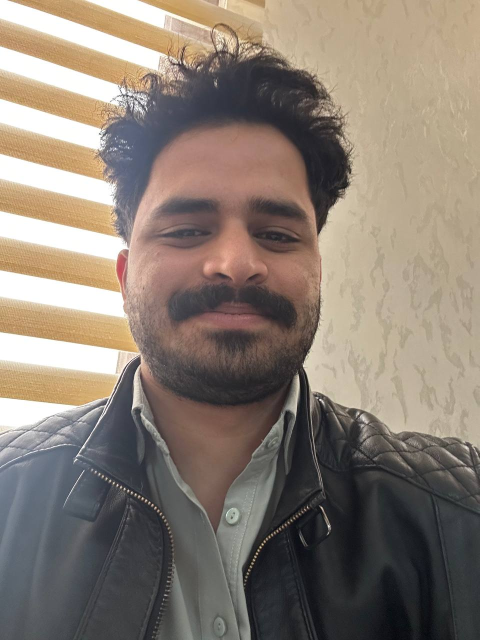
#> input picture Backend/engineers_images/hamid_hamid@gmail.com/hamid_1772007913_0.jpg, 959 x 1280 px, given in place of the camera (shown at 1/2 size)
$ python seocnd.py
#> lines starting #> are read from the running program, lines starting #| are printed output that depends on the picture; after the words box and inside, x2 and y2 are one past the last pixel; in counts of white or black regions, pixels touching at a corner belong together
import cv2
import pickle
import os
import json
import numpy as np


face_cascade=cv2.CascadeClassifier(cv2.data.haarcascades+'haarcascade_frontalface_default.xml')
face_data=[]
face_dir='data/faces'
name_dir='data/names'
os.makedirs(face_dir,exist_ok=True)
os.makedirs(name_dir,exist_ok=True)
face_path=os.path.join(face_dir,'faces.pkl')
namePath=os.path.join(name_dir,'names.pkl')


cap=cv2.VideoCapture(0)
name=input("Enter your Name: ")
#> the answer given: engineers_images/hamid_hamid@gmail.com/hamid_1772007913_0.jpg
while True:
    ret,frame=cap.read()
#> frame is the input picture: shape (1280, 959, 3); mean B, G, R 114.7, 125.6, 137.5
    frame=cv2.flip(frame,1)
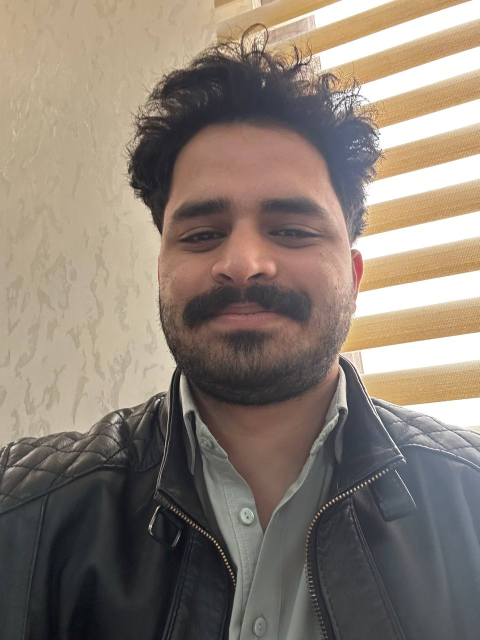
#> frame: shape (1280, 959, 3) (shown at 1/2 size); mean B, G, R 114.7, 125.6, 137.5
    gray=cv2.cvtColor(frame,cv2.COLOR_BGR2GRAY)
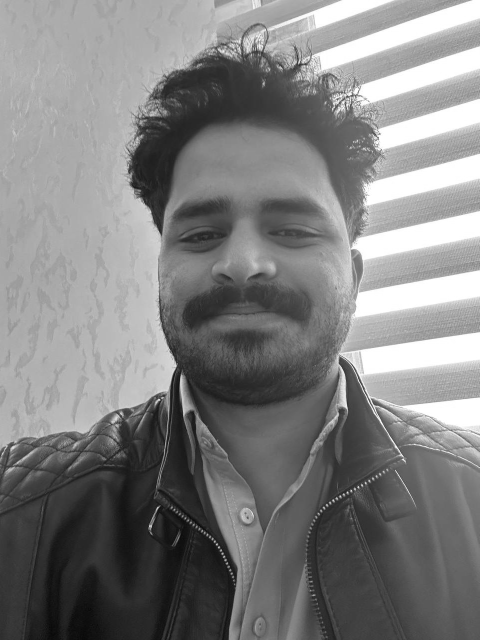
#> gray: shape (1280, 959) (shown at 1/2 size); min 3, max 255, mean 127.9
    faces=face_cascade.detectMultiScale(gray,1.5,5)
#> faces = [[292, 304, 410, 410], [171, 214, 615, 615]]
    for (x,y,w,h) in faces:
        image_file=gray[y:y+h,x:x+w]
        image_resize=cv2.resize(image_file,(50,50))
        face_data.append(image_resize.flatten())
        cv2.rectangle(frame,(x,y),(x+w,y+h),(0,255,0),2)
        cv2.putText(frame,f'{name}',(x,y-5),cv2.FONT_HERSHEY_SIMPLEX,0.5,(0,255,0),1)
#> this loop made 2 passes
#> pass 1, `image_file=gray[y:y+h,x:x+w]`:
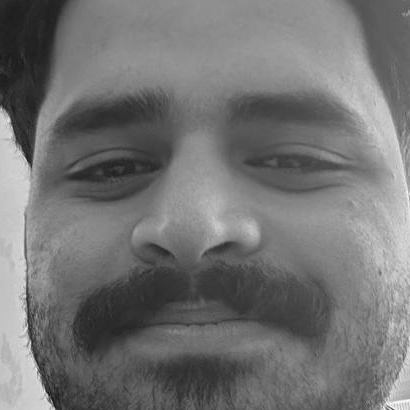
#> image_file: shape (410, 410); min 23, max 252, mean 115.1
#> pass 1, `image_resize=cv2.resize(image_file,(50,50))`:
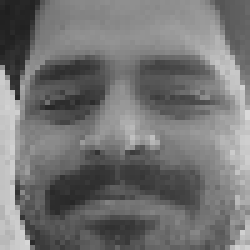
#> image_resize: shape (50, 50) (shown 5 times larger); min 31, max 216, mean 115
#> pass 2, `image_file=gray[y:y+h,x:x+w]`:
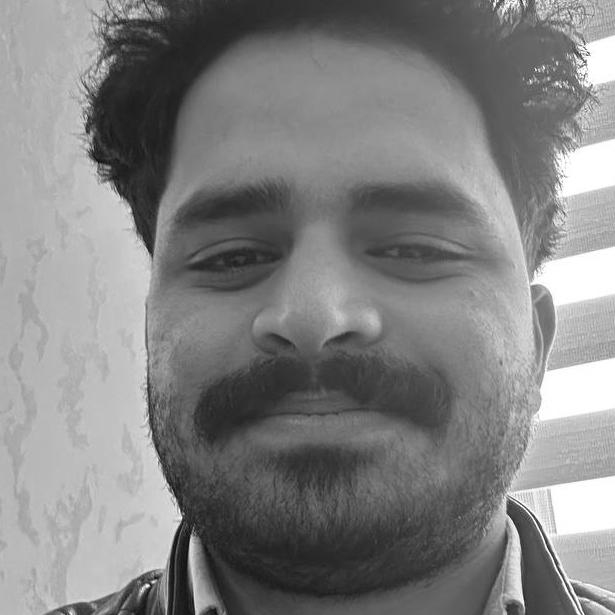
#> image_file: shape (615, 615); min 7, max 255, mean 130
#> pass 2, `image_resize=cv2.resize(image_file,(50,50))`:
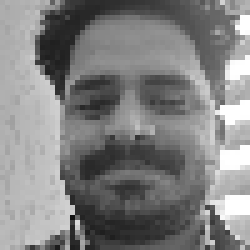
#> image_resize: shape (50, 50) (shown 5 times larger); min 18, max 255, mean 129.7
#> after the loop:
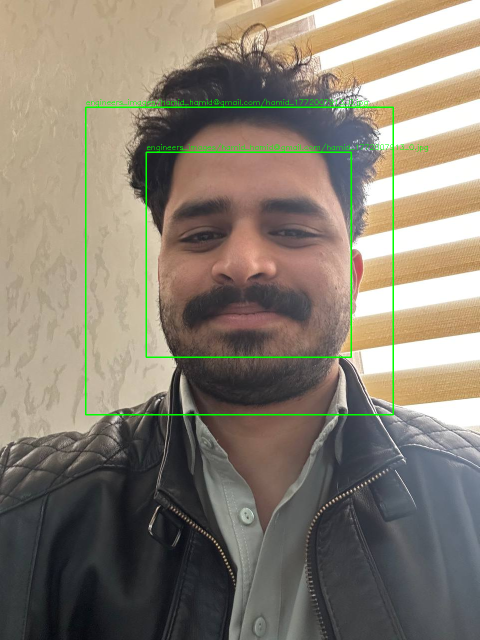
#> frame: shape (1280, 959, 3) (shown at 1/2 size); 1.2% of pixels changed, all inside (x1, y1, x2, y2) = (170, 197, 856, 831)
#> after the loop, face_data = 2 items
    cv2.imshow('frame',frame)
    key=cv2.waitKey(1) & 0XFF
#> (key q is pressed here)
    if key==ord('q'):
        break
cap.release()
cv2.destroyAllWindows()

FaceData=np.array(face_data)
if os.path.join(namePath):
#> (the run stopped early here; a loop or call above may not have finished)

$ run again, on Backend/engineers_images/hamid_hamid@gmail.com/hamid_1772007916_1.jpg
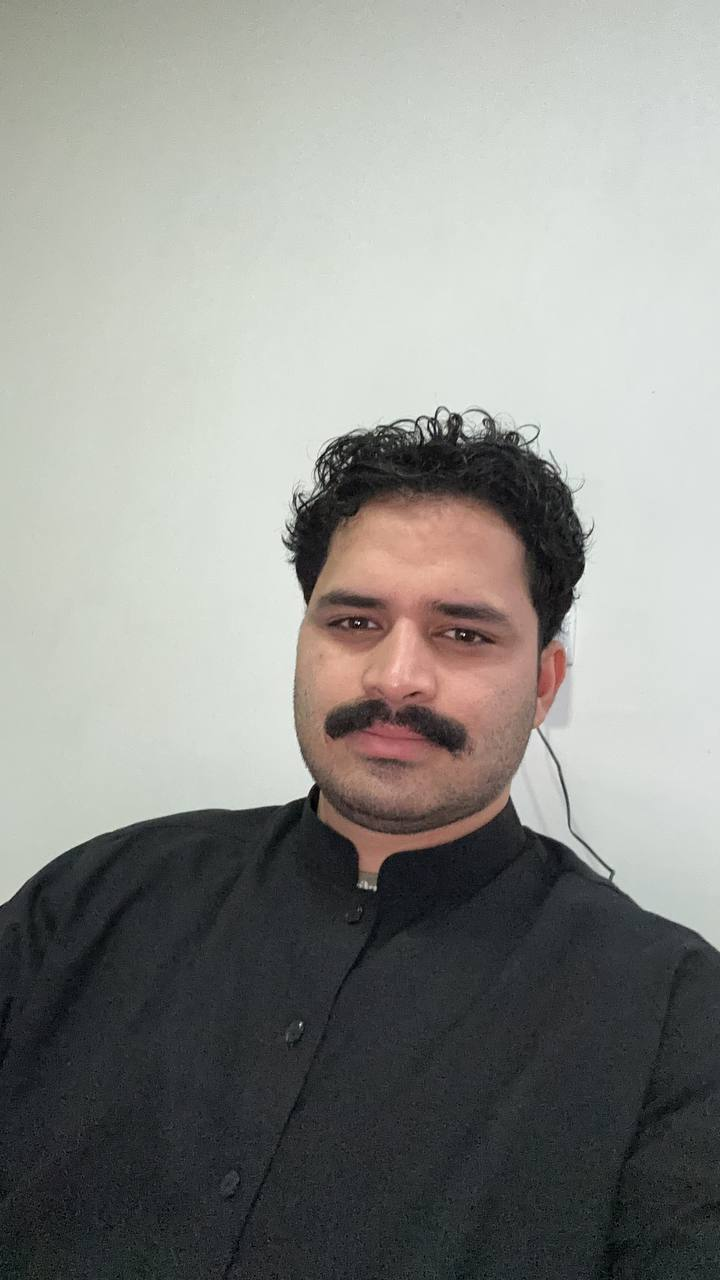
#> input picture Backend/engineers_images/hamid_hamid@gmail.com/hamid_1772007916_1.jpg, 720 x 1280 px, given in place of the camera
#> frame is the input picture: shape (1280, 720, 3); mean B, G, R 138.1, 141.9, 141.6
#> faces = [[172, 522, 273, 273], [103, 466, 410, 410]]
#> the loop `for (x,y,w,h) in faces:` made 2 passes
#> pass 1, `image_resize=cv2.resize(image_file,(50,50))`:
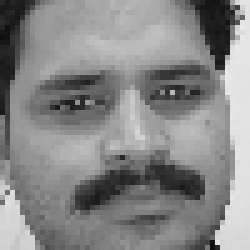
#> image_resize: shape (50, 50) (shown 5 times larger); min 13, max 233, mean 135.2
#> after the loop `for (x,y,w,h) in faces:`:
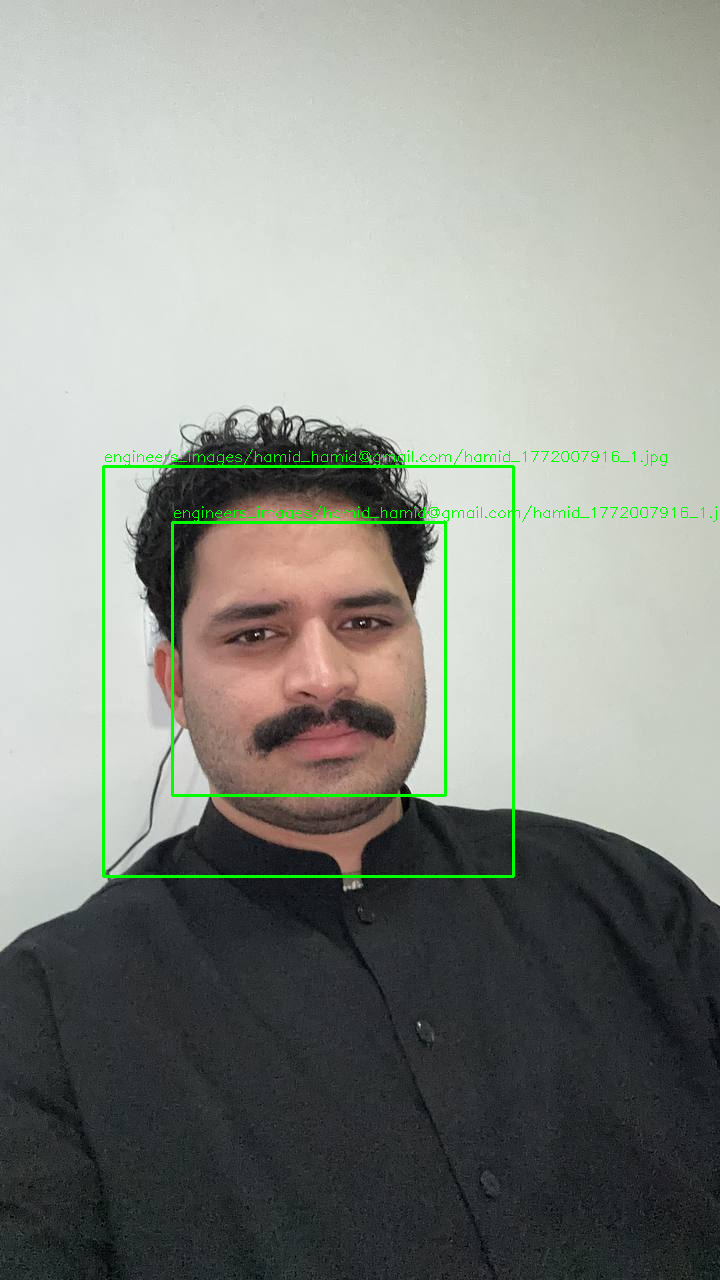
#> frame: shape (1280, 720, 3); mean B, G, R 136.5, 143.1, 139.9
#> after the loop `for (x,y,w,h) in faces:`: face_data = 2 items

$ run again, on Backend/engineers_images/hamid_hamid@gmail.com/hamid_1772007917_2.jpg
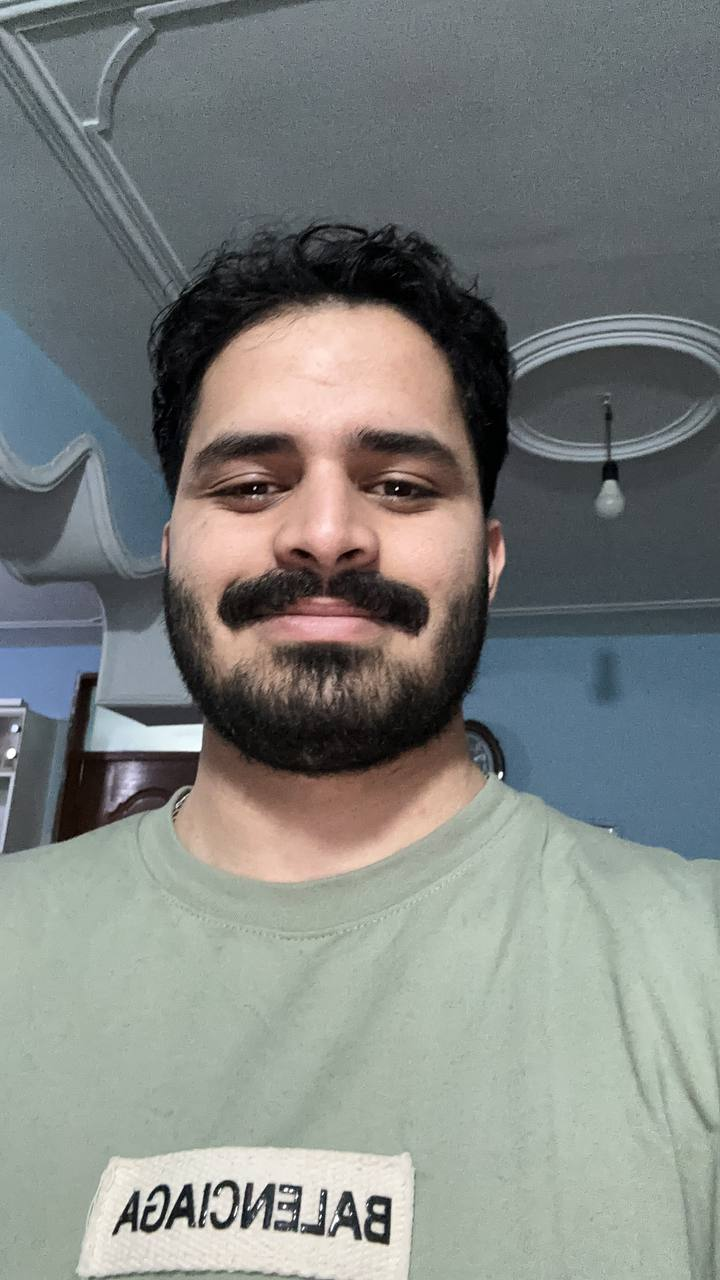
#> input picture Backend/engineers_images/hamid_hamid@gmail.com/hamid_1772007917_2.jpg, 720 x 1280 px, given in place of the camera
#> frame is the input picture: shape (1280, 720, 3); mean B, G, R 127.1, 130.1, 126.7
#> `gray=cv2.cvtColor(frame,cv2.COLOR_BGR2GRAY)`:
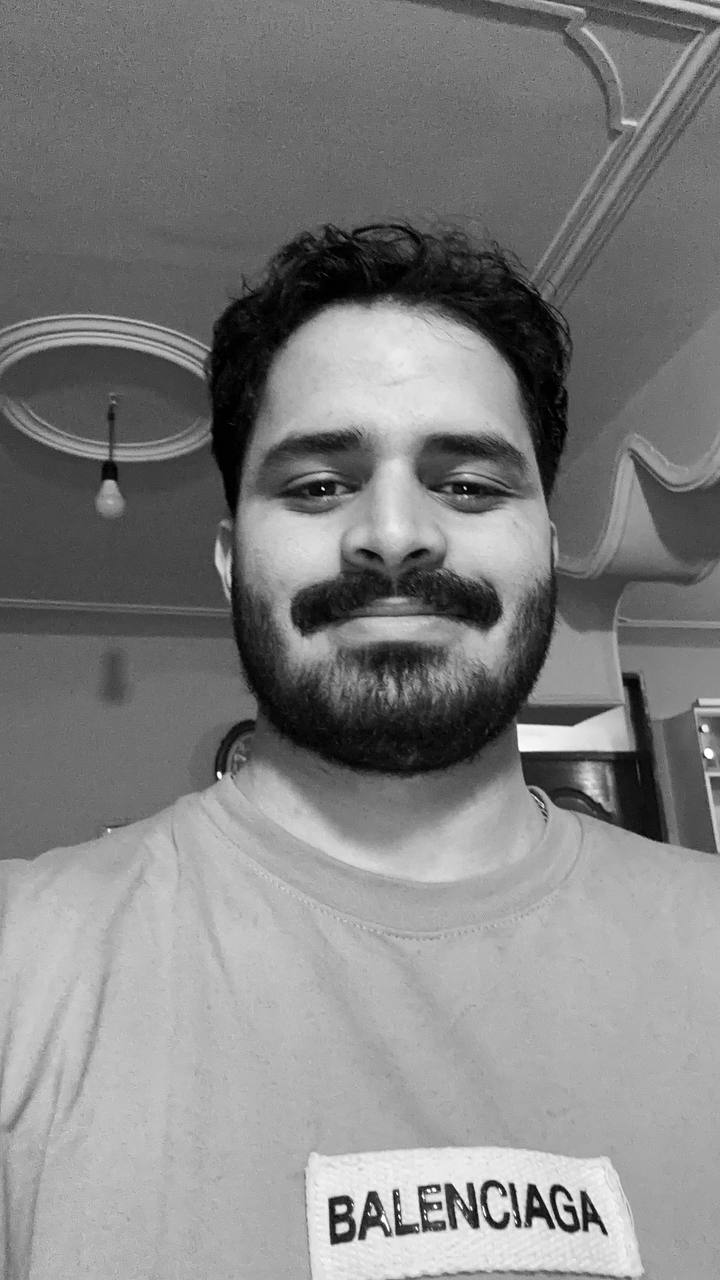
#> gray: shape (1280, 720); min 0, max 255, mean 128.7
#> faces = [[188, 316, 410, 410]]
#> the loop `for (x,y,w,h) in faces:` made 1 pass
#> after the loop `for (x,y,w,h) in faces:`:
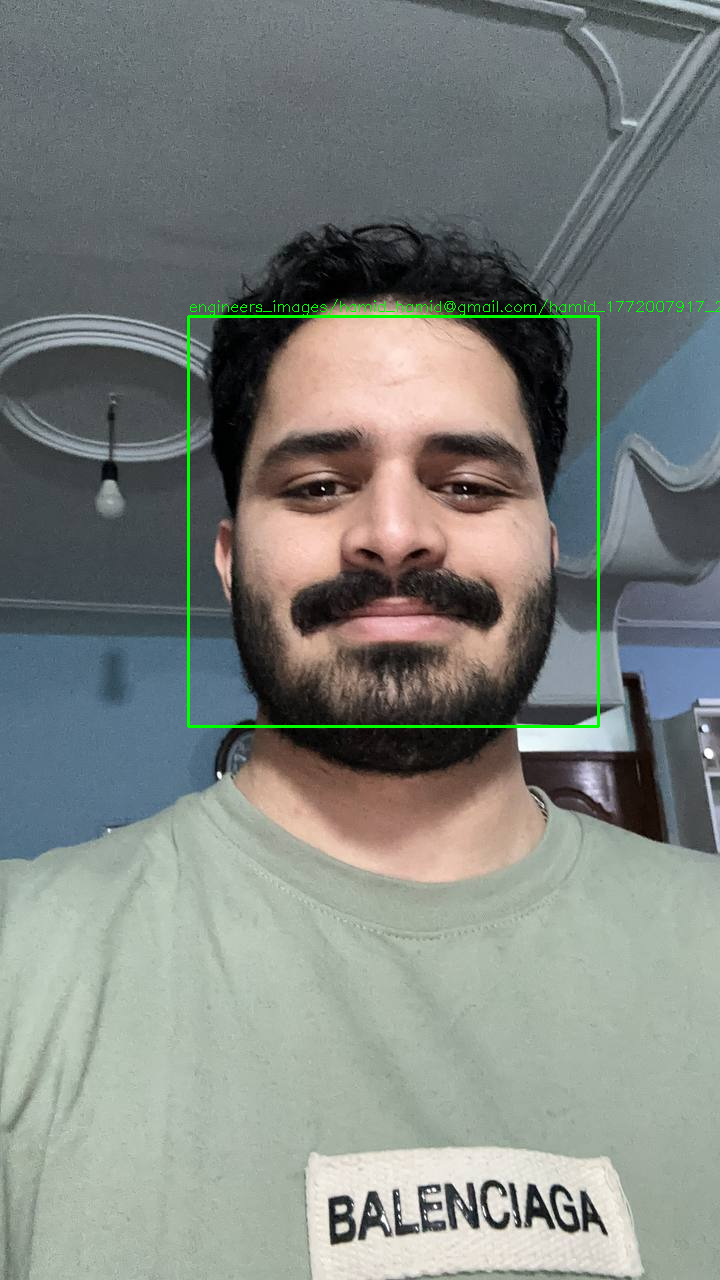
#> frame: shape (1280, 720, 3); mean B, G, R 126.5, 131.2, 126.2
#> after the loop `for (x,y,w,h) in faces:`: face_data = 1 item
